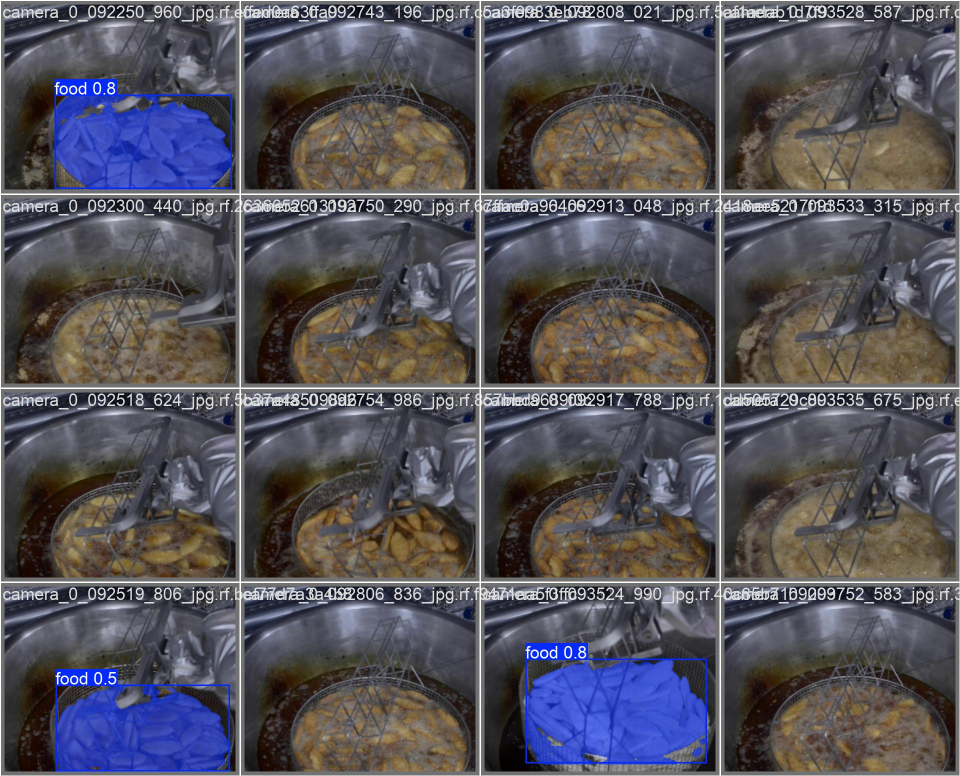
#> input picture report/val_batch0_pred.jpg, 1920 x 1552 px (shown at 1/2 size)
$ python bubble_features.py ../../report/val_batch0_pred.jpg
#> lines starting #> are read from the running program, lines starting #| are printed output that depends on the picture; after the words box and inside, x2 and y2 are one past the last pixel; in counts of white or black regions, pixels touching at a corner belong together
"""
기포 특징 추출 모듈 (OpenCV 기반)

튀김유 표면의 기포 패턴을 분석하여 조리 진행도를 추정하는 보조 지표.
튀김유는 재사용되므로 절대값이 아닌 세션 시작 대비 상대적 변화를 측정.
"""

import cv2
import numpy as np
from dataclasses import dataclass
from typing import List, Optional, Tuple
from pathlib import Path


@dataclass
class BubbleFeatures:
    """기포 특징 데이터 클래스"""
    # 기포 관련
    bubble_count: int           # 기포 개수
    bubble_area_total: float    # 총 기포 면적
    bubble_area_mean: float     # 평균 기포 크기
    bubble_area_std: float      # 기포 크기 표준편차

    # HSV 색상 통계
    hsv_h_mean: float           # 색조 평균
    hsv_s_mean: float           # 채도 평균
    hsv_v_mean: float           # 명도 평균
    hsv_h_std: float            # 색조 표준편차
    hsv_v_std: float            # 명도 표준편차

    # 표면 상태
    edge_density: float         # 엣지 밀도 (거품 활동 지표)
    brightness_uniformity: float  # 밝기 균일도

    def to_vector(self) -> np.ndarray:
        """특징을 벡터로 변환 (모델 입력용)"""
        return np.array([
            self.bubble_count,
            self.bubble_area_total,
            self.bubble_area_mean,
            self.bubble_area_std,
            self.hsv_h_mean,
            self.hsv_s_mean,
            self.hsv_v_mean,
            self.hsv_h_std,
            self.hsv_v_std,
            self.edge_density,
            self.brightness_uniformity,
        ], dtype=np.float32)

    # [4 lines left out: function feature_dim, not called in this run]


@dataclass
class RelativeBubbleFeatures:
    """상대적 기포 특징 (세션 시작 대비)"""
    bubble_ratio: float         # 현재/시작 기포 비율 (1.0 → 0.3)
    bubble_delta: float         # 기포 감소량
    area_ratio: float           # 면적 비율
    edge_ratio: float           # 엣지 밀도 비율

    # 추세
    bubble_trend: float         # 최근 N프레임 기포 변화 추세
    surface_calm: float         # 표면 안정화 정도 (높을수록 완료 근접)

    # [15 lines left out: functions to_vector, feature_dim, not called in this run]


class BubbleFeatureExtractor:
    """기포 특징 추출기"""

    def __init__(
        self,
        min_blob_area: int = 50,
        max_blob_area: int = 5000,
        oil_hsv_lower: Tuple[int, int, int] = (15, 50, 50),
        oil_hsv_upper: Tuple[int, int, int] = (35, 255, 255),
    ):
        """
        Args:
            min_blob_area: 최소 기포 면적 (픽셀)
            max_blob_area: 최대 기포 면적 (픽셀)
            oil_hsv_lower: 튀김유 HSV 하한 (마스킹용)
            oil_hsv_upper: 튀김유 HSV 상한 (마스킹용)
        """
#> in extract_from_file, image is the input picture: shape (1552, 1920, 3); mean B, G, R 90, 82.4, 85.3
        self.min_blob_area = min_blob_area
        self.max_blob_area = max_blob_area
        self.oil_hsv_lower = np.array(oil_hsv_lower)
        self.oil_hsv_upper = np.array(oil_hsv_upper)

        # 세션 시작 시 기준값 저장용
        self.start_features: Optional[BubbleFeatures] = None
        self.feature_history: List[BubbleFeatures] = []

    # [4 lines left out: function reset_session, not called in this run]

    def extract_features(self, image: np.ndarray) -> BubbleFeatures:
        """
        이미지에서 기포 특징 추출

        Args:
            image: BGR 이미지 (numpy array)

        Returns:
            BubbleFeatures 객체
        """
        # HSV 변환
        hsv = cv2.cvtColor(image, cv2.COLOR_BGR2HSV)
#> hsv: shape (1552, 1920, 3); mean H, S, V 75.2, 61.8, 100
        gray = cv2.cvtColor(image, cv2.COLOR_BGR2GRAY)

        # 튀김유 영역 마스크 (대략적)
        oil_mask = cv2.inRange(hsv, self.oil_hsv_lower, self.oil_hsv_upper)
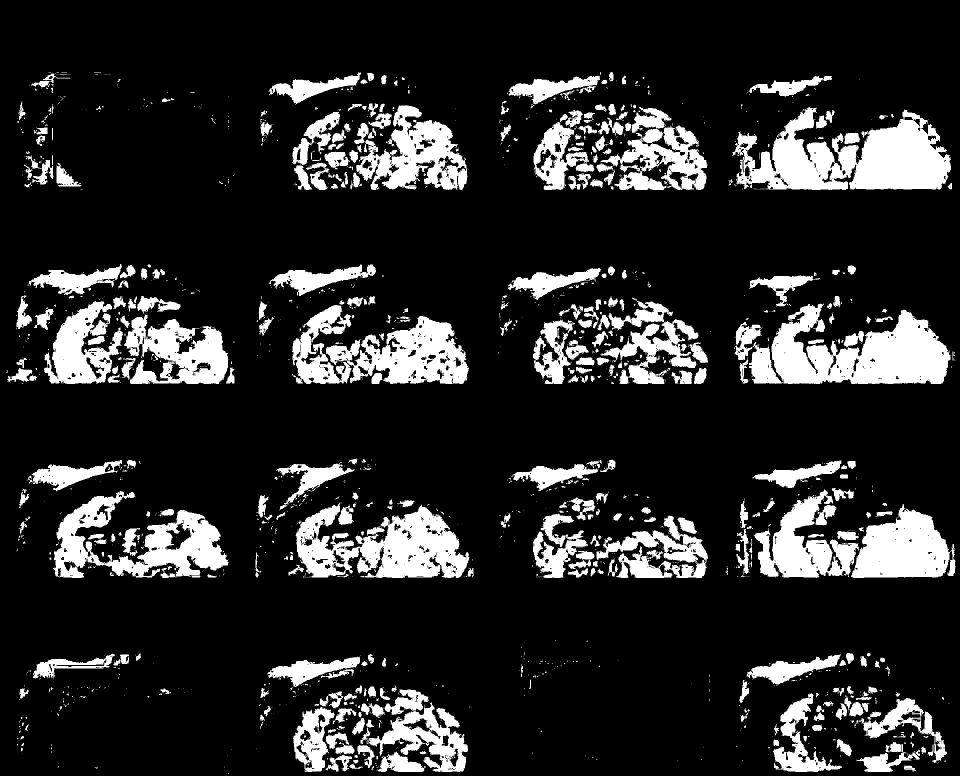
#> oil_mask: shape (1552, 1920) (shown at 1/2 size); 16.1% white; 1856 white regions (1424 under 20 px), largest, box (x1, y1, x2, y2) and area: (1464, 214, 1902, 380) 41587, (1543, 607, 1901, 768) 35209, (591, 1005, 939, 1156) 29530

        # 기포 감지를 위한 전처리
        blurred = cv2.GaussianBlur(gray, (5, 5), 0)

        # 적응형 이진화로 기포 검출
        binary = cv2.adaptiveThreshold(
            blurred, 255, cv2.ADAPTIVE_THRESH_GAUSSIAN_C,
            cv2.THRESH_BINARY_INV, 11, 2
        )
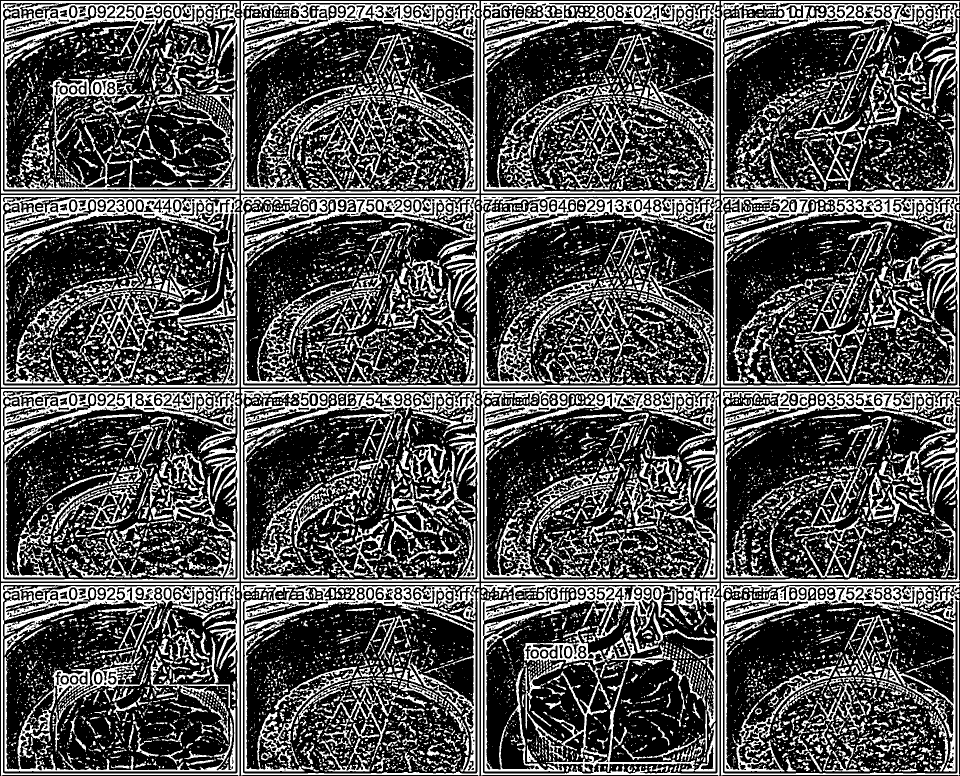
#> binary: shape (1552, 1920) (shown at 1/2 size); 31.7% white; 13869 white regions (9867 under 20 px), largest, box (x1, y1, x2, y2) and area: (962, 1166, 1439, 1552) 36821, (962, 2, 1439, 387) 29231, (482, 390, 959, 775) 29081

        # 튀김유 영역 내에서만 기포 검출
        binary = cv2.bitwise_and(binary, oil_mask)
#> binary: shape (1552, 1920); 3.6% white in thin lines or dots, all inside (x1, y1, x2, y2) = (12, 144, 1911, 1548)

        # 모폴로지 연산으로 노이즈 제거
        kernel = cv2.getStructuringElement(cv2.MORPH_ELLIPSE, (3, 3))
        binary = cv2.morphologyEx(binary, cv2.MORPH_OPEN, kernel)
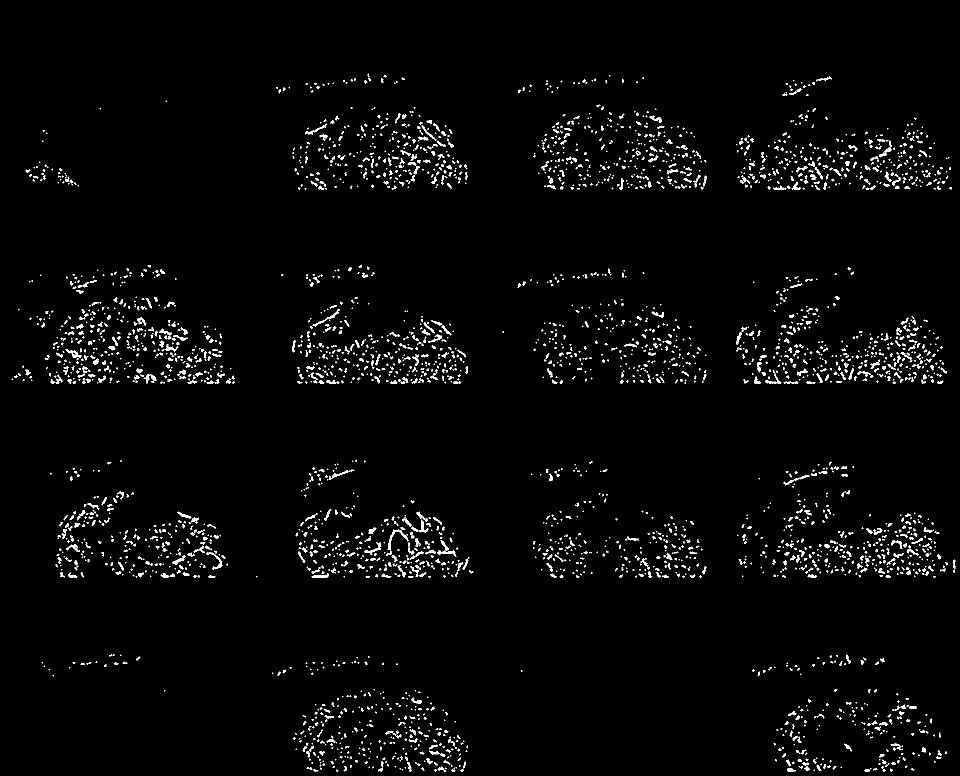
#> binary: shape (1552, 1920) (shown at 1/2 size); 2.4% white; 3381 white regions (2201 under 20 px), largest, box (x1, y1, x2, y2) and area: (772, 1059, 817, 1112) 371, (412, 1105, 445, 1140) 238, (625, 618, 680, 653) 232
        binary = cv2.morphologyEx(binary, cv2.MORPH_CLOSE, kernel)
#> binary: shape (1552, 1920); 2.4% white; 3218 white regions (2034 under 20 px)

        # 컨투어 검출 (기포)
        contours, _ = cv2.findContours(
            binary, cv2.RETR_EXTERNAL, cv2.CHAIN_APPROX_SIMPLE
        )
#> contours = 3218 contours, 2503 with area under 20; largest, box (x1, y1, x2, y2) and area: (772, 1059, 817, 1112) 287, (875, 1080, 913, 1114) 237, (318, 657, 376, 681) 228, (412, 1105, 445, 1140) 180, (822, 1039, 857, 1065) 178

        # 기포 필터링 및 특징 계산
        bubble_areas = []
        for cnt in contours:
            area = cv2.contourArea(cnt)
            if self.min_blob_area <= area <= self.max_blob_area:
                bubble_areas.append(area)
#> this loop made 3218 passes
#> area on passes 5, 14, 19: 32, 67, 35.5
#> after the loop, bubble_areas = 167 values, max 287 at index 54, min 50 at index 86, mean 78.24

        bubble_count = len(bubble_areas)
#> bubble_count = 167
        bubble_area_total = sum(bubble_areas) if bubble_areas else 0
#> bubble_area_total = 13066
        bubble_area_mean = np.mean(bubble_areas) if bubble_areas else 0
#> bubble_area_mean = 78.24
        bubble_area_std = np.std(bubble_areas) if bubble_areas else 0
#> bubble_area_std = 36.3

        # HSV 통계 (튀김유 영역)
        hsv_masked = cv2.bitwise_and(hsv, hsv, mask=oil_mask)
#> hsv_masked: shape (1552, 1920, 3); mean H, S, V 3, 15.9, 16.9
        h, s, v = cv2.split(hsv_masked)
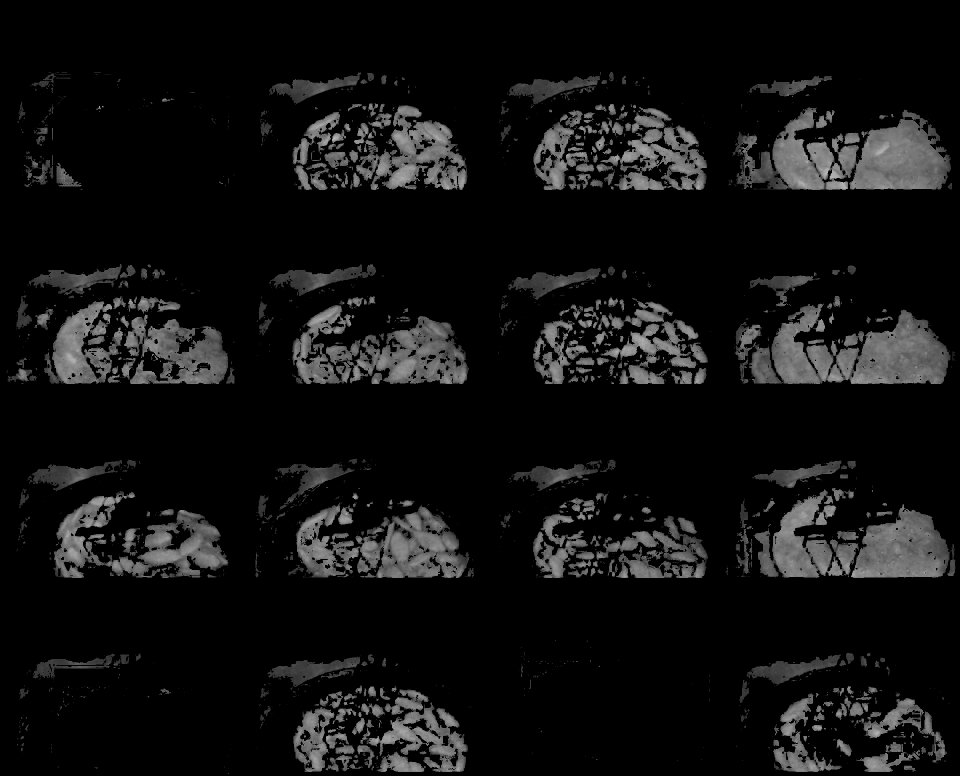
#> v: shape (1552, 1920) (shown at 1/2 size); min 0, max 188, mean 16.9

        # 마스크된 영역에서만 통계 계산
        oil_pixels = oil_mask > 0
        if np.any(oil_pixels):
            hsv_h_mean = np.mean(h[oil_pixels])
#> hsv_h_mean = 18.89
            hsv_s_mean = np.mean(s[oil_pixels])
#> hsv_s_mean = 98.6
            hsv_v_mean = np.mean(v[oil_pixels])
#> hsv_v_mean = 104.8
            hsv_h_std = np.std(h[oil_pixels])
#> hsv_h_std = 3.1
            hsv_v_std = np.std(v[oil_pixels])
#> hsv_v_std = 25.65
        else:
            hsv_h_mean = hsv_s_mean = hsv_v_mean = 0
            hsv_h_std = hsv_v_std = 0

        # 엣지 밀도 (거품 활동 지표)
        edges = cv2.Canny(blurred, 50, 150)
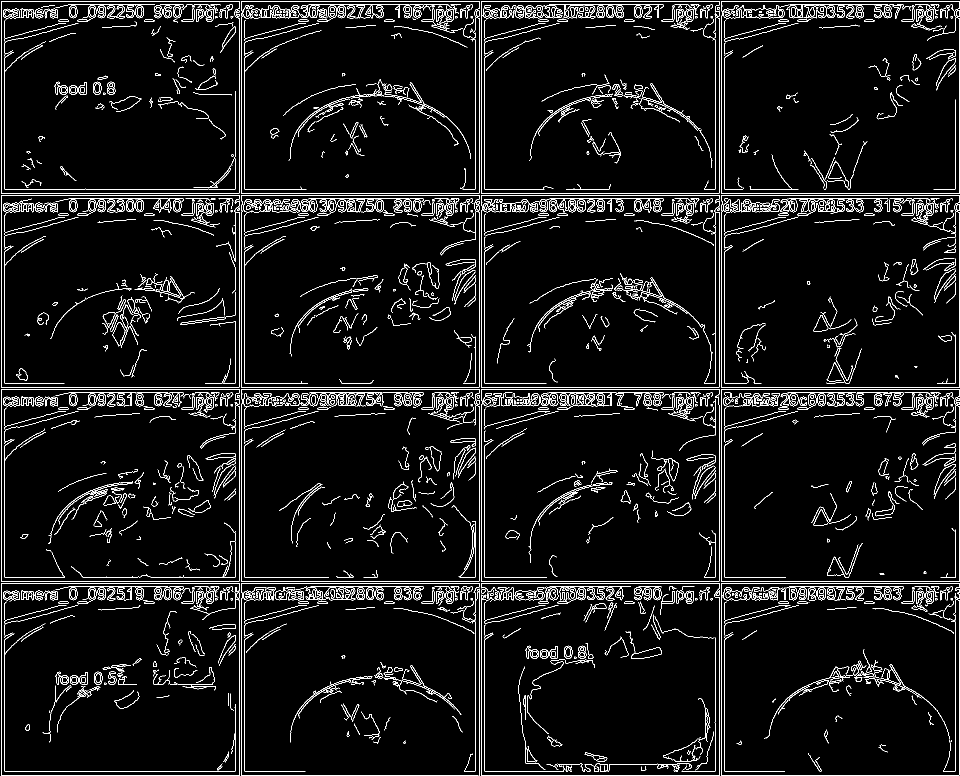
#> edges: shape (1552, 1920) (shown at 1/2 size); 5.3% white in thin lines or dots
        edges_masked = cv2.bitwise_and(edges, oil_mask)
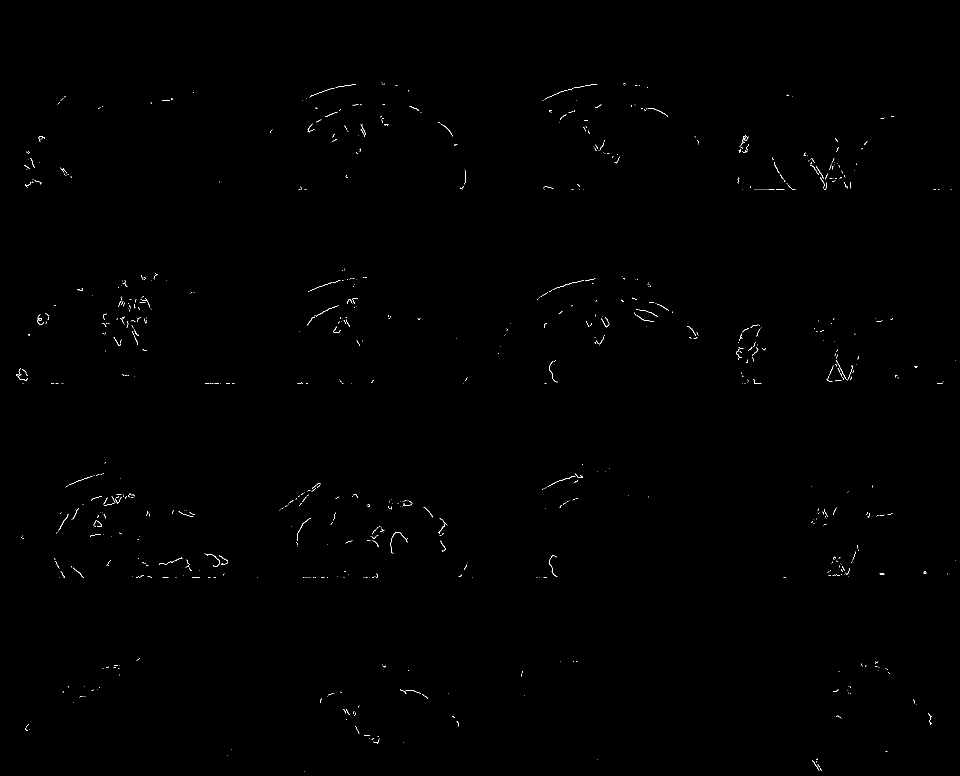
#> edges_masked: shape (1552, 1920) (shown at 1/2 size); 0.23% white in thin lines or dots, all inside (x1, y1, x2, y2) = (33, 165, 1911, 1543)
        edge_density = np.sum(edges_masked > 0) / max(np.sum(oil_mask > 0), 1)
#> edge_density = 0.0144

        # 밝기 균일도
        if np.any(oil_pixels):
            brightness_uniformity = 1.0 - (np.std(v[oil_pixels]) / 128.0)
#> brightness_uniformity = 0.8
            brightness_uniformity = max(0, min(1, brightness_uniformity))
        else:
            brightness_uniformity = 0

        features = BubbleFeatures(
            bubble_count=bubble_count,
            bubble_area_total=bubble_area_total,
            bubble_area_mean=bubble_area_mean,
            bubble_area_std=bubble_area_std,
            hsv_h_mean=hsv_h_mean,
            hsv_s_mean=hsv_s_mean,
            hsv_v_mean=hsv_v_mean,
            hsv_h_std=hsv_h_std,
            hsv_v_std=hsv_v_std,
            edge_density=edge_density,
            brightness_uniformity=brightness_uniformity,
        )

        # 히스토리에 추가
        self.feature_history.append(features)

        # 첫 프레임이면 시작 기준값으로 저장
        if self.start_features is None:
            self.start_features = features

        return features

    # [56 lines left out: function get_relative_features, not called in this run]

    def extract_from_file(self, image_path: str) -> BubbleFeatures:
        """파일에서 이미지 로드 후 특징 추출"""
        image = cv2.imread(image_path)
        if image is None:
            raise ValueError(f"Failed to load image: {image_path}")
        return self.extract_features(image)

    # [93 lines left out: functions process_session, visualize_bubbles, not called in this run]


if __name__ == "__main__":
    # 테스트 코드
    import sys

    if len(sys.argv) < 2:
        print("Usage: python bubble_features.py <image_path>")
        sys.exit(1)

    extractor = BubbleFeatureExtractor()
    features = extractor.extract_from_file(sys.argv[1])

    print("=== Bubble Features ===")
    print(f"Bubble count: {features.bubble_count}")
#| Bubble count: 167
    print(f"Bubble area total: {features.bubble_area_total:.1f}")
#| Bubble area total: 13066.0
    print(f"Bubble area mean: {features.bubble_area_mean:.1f}")
#| Bubble area mean: 78.2
    print(f"HSV H mean: {features.hsv_h_mean:.1f}")
#| HSV H mean: 18.9
    print(f"HSV S mean: {features.hsv_s_mean:.1f}")
#| HSV S mean: 98.6
    print(f"HSV V mean: {features.hsv_v_mean:.1f}")
#| HSV V mean: 104.8
    print(f"Edge density: {features.edge_density:.4f}")
#| Edge density: 0.0144
    print(f"Brightness uniformity: {features.brightness_uniformity:.4f}")
#| Brightness uniformity: 0.7996
    print(f"\nFeature vector: {features.to_vector()}")
#| Feature vector: [1.67000000e+02 1.30660000e+04 7.82395172e+01 3.63035622e+01
#|  1.88864231e+01 9.85963058e+01 1.04815514e+02 3.10453439e+00
#|  2.56501980e+01 1.44307045e-02 7.99607813e-01]
